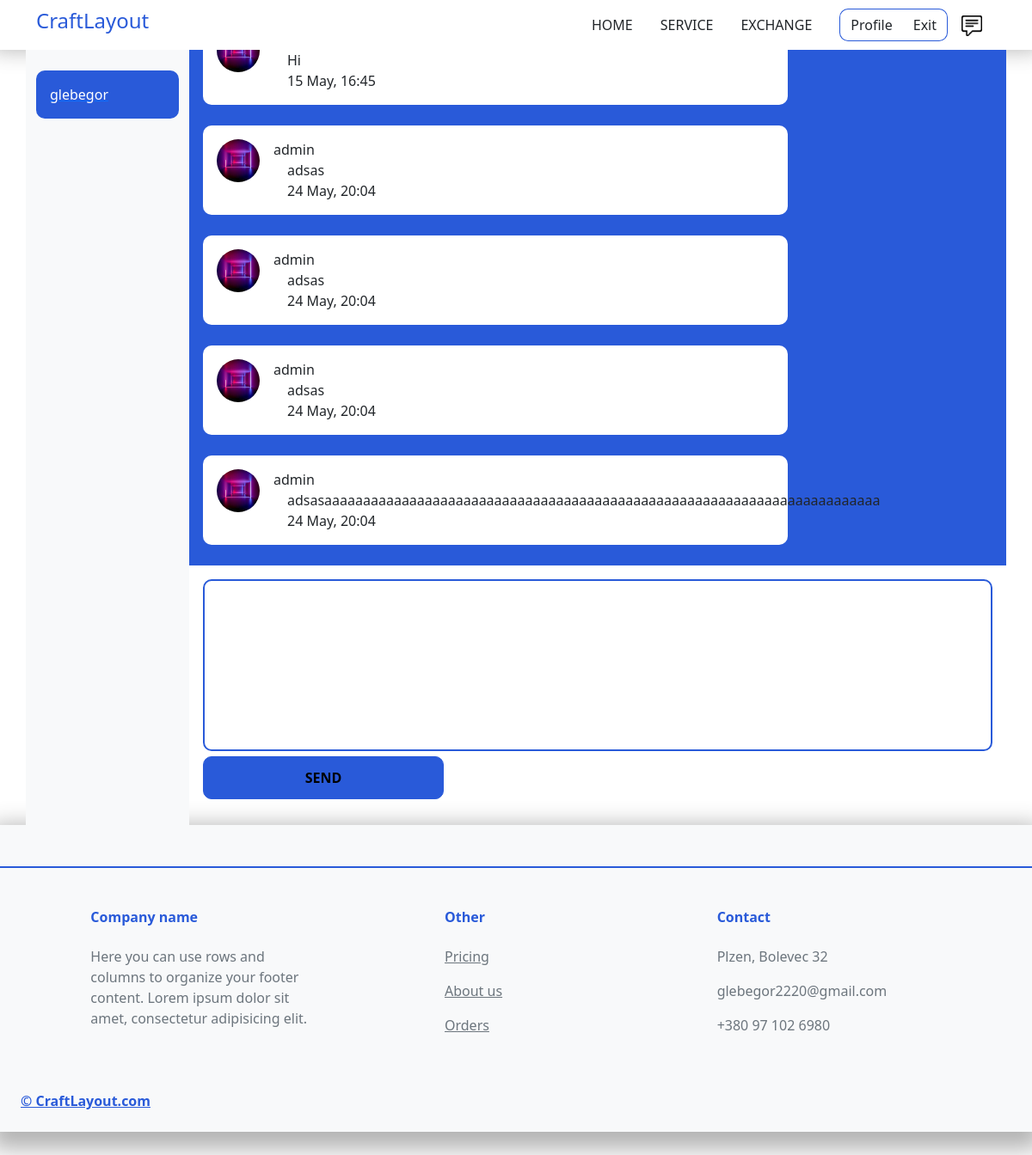
The page /massanger/admin (signed in) on the database its author committed.
### massanger/models.py (models this page shows, shortened)
class MassangerModel(models.Model):
    username = models.ForeignKey(User, verbose_name="Username", on_delete=models.CASCADE)
    Text = models.TextField(default=' ')
    SendTo = models.CharField(default='', max_length=255)
    date = models.DateTimeField(default=timezone.now)

### users/models.py (models this page shows, shortened)
class Profile(models.Model):
    user = models.OneToOneField(User, on_delete=models.CASCADE)
    Avatar = models.ImageField(default='default.png', upload_to='avatarks')
    banner = models.ImageField(default='default.png', upload_to='banners')
    position = models.CharField(default='Developer', max_length=150)

### massanger/views.py (the view)
# urls.py: path('massanger/<str:ToUser_name>', MassangPage, name='massang')
def MassangPage(request, ToUser_name):
    if request.user == 'AnonymousUser':
        return redirect('home')
    allUsers = User.objects.all()
    UserOrd = User.objects.filter(username=ToUser_name)
    NameProf = UserOrd[0]
    Name2 = ToUser_name
    sendTo = MassangerModel.objects.filter(username=request.user)
    sendToSend = []
    for i in sendTo:
        sendToSend.append(i.SendTo)
    sendToSendClear = []
    for item in sendToSend:
        if item not in sendToSendClear:
            sendToSendClear.append(item)
    MassangerOrd = MassangerModel.objects.all()
    ProfileOrd = Profile.objects.filter(user=NameProf)
    YourName = request.user
    if ToUser_name == request.user:
        return redirect('massanger', ToUser_name == sendToSendClear[0])
    if request.method == "POST":
        form = massangerForm(request.POST)
        if form.is_valid():
            form.save()
    else:
        form = massangerForm()
    data = {
        'sendToSendClear': sendToSendClear,
        'sendTo': sendTo,
        'allUsers': allUsers,
        'Name2': Name2,
        'YourName': YourName,
        'form_mass': form,
        'UserOrd': UserOrd,
        'NameProf': NameProf,
        'ProfileOrd': ProfileOrd[0],
        'MassangerOrd': MassangerOrd
    }
    return render(request, 'massanger/massang.html', data)

### massanger/forms.py
class massangerForm(forms.ModelForm):
    class Meta:
        model = MassangerModel
        fields = '__all__'

### massanger/templates/massanger/massang.html (shortened to what this page needs)
{% extends 'services/main-layout.html' %}
{% block content%}
<div style="min-height: 640px;" class='container'>
    <div class="row">
        <div class="bg-light col-2">
            <div class="my-4">
                    {% for elem in sendToSendClear %}
                            <a href={% url 'massang' ToUser_name=elem %}><div style='background-color: #295AD9; border-radius: 10px;' class='p-3 text-white my-3'>{{ elem }}</div></a>
                    {% endfor %}
            </div>
        </div>
        <div class="col-10 p-0">
            <div style="background-color: #295AD9;height: 600px; overflow-y:scroll;" class="massagesInner pt-3">
                <div class="massagesSlider">
                    {% for elem in MassangerOrd%}
                        {% if elem.SendTo %}
                            {% if elem.username == NameProf%}
                                <div class="d-flex mb-4 bg-white ms-3 p-3" style="border-radius:10px;max-width: 680px">
                                    <img src={{ ProfileOrd.Avatar.url}} style="border-radius: 50%;width:50px;height: 50px;">
                                    <div class="ps-3">
                                        <div>{{ NameProf }}</div>
                                        <div class="ps-3">{{ elem.Text}}</div>
                                        <div class="ms-3">{{ elem.date|date:"d M, H:i"}}</div>
                                    </div>
                                </div>
                            {% endif%}
                        {% endif %}
                    {% endfor%}
                </div>
            </div>
            <div class="pt-3 px-3" style="min-height: 200px;">
                <form class="MassangerForm" method="post">
                    {{ form_mass.Text }}
                    <button class="flare-button">send</button>
                </form>
            </div>
        </div>
    </div>
</div>
{% endblock%}

### services/static/services/style.css (style rules this page uses)
body { margin: 0; font-family: 'Raleway', sans-serif; }
button { background-color: #fff; border: 1px solid #295AD9!important; border-radius: 10px!important; }
textarea { border: 2px solid #295AD9; border-radius: 10px; }
.flare-button { width: 100%; max-width: 280px; height: 50px; display: flex; justify-content: center; align-items: center; padding-top: 2px; margin-bottom: 30px; border: none; border-radius: 3px; font-size: 16px; font-weight: bold; text-align: center; text-transform: uppercase; background-color: #295AD9!important; cursor: pointer; text-decoration: none; position: relative; overflow: hidden; }
.flare-button:after { content: ""; display: block; width: 25px; height: 200px; margin-left: 50px; background: rgba(255, 255, 255, .4) 100%; left: -80px; top: -100px; z-index: 1; transform: rotate(45deg); position: absolute; animation: movingFlare 4s ease-out 1s infinite; }
.MassangerForm textarea { width: 100%; height: 200px; resize: none; }

### rows shown on the page
MassangerModel: sendToSendClear "glebegor", Avatar (picture), Text "Hi", date "15 May, 16:45"
MassangerModel: Avatar (picture), Text "adsas", date "24 May, 20:04"
MassangerModel: Avatar (picture), Text "adsas", date "24 May, 20:04"
MassangerModel: Avatar (picture), Text "adsas", date "24 May, 20:04"
MassangerModel: Avatar (picture), Text "adsasaaaaaaaaaaaaaaaaaaaaaaaaaaaaaaaaaaaaaaaaaaaaaaaaaaaaaaaaaaaaaaaaaaaaaaaa", date "24 May, 20:04"

### other values the page prints
{{ NameProf }} "admin"
